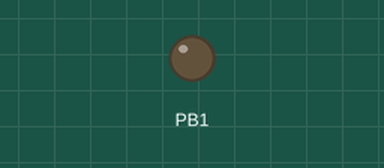
Simulated run of this sketch. Board: ATtiny85, built with avr-gcc and run on an emulated ATtiny85. On the bench: output pins drawn as LEDs (lit = HIGH).

Above: at 0.1 s.
At 31.2 s:
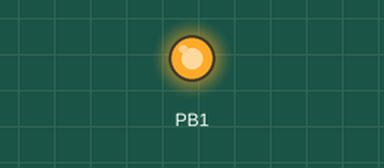
Timing chart, 0 to 33.6 s (numbered marks = the images above):
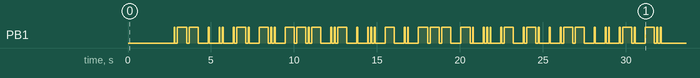

The sketch:

ardu.ino
```cpp
#include "DigiKeyboard.h"

void setup() {
  pinMode(1, OUTPUT);
  char l[]={'.','-','-',' ','.',' ','.','.',' ','.','-','.',' ','-','.','.',' ','-','-','.','-',' ','.','.','-',' ','.',' ','.','.','.',' ','-',' ','.','.',' ','-','-','-',' ','-','.',' ','.','.','.',' ','.','-',' ','.','-','.',' ','.',' ','.','-','-',' ','.',' ','.','.',' ','.','-','.',' ','-','.','.'};
  char i[]={'I',' ','h','a','v','e',' ','a',' ','t','o','p',' ','s','e','c','r','e','t',' ','m','e','s','s','a','g','e',' ','f','o','r',' ','y','o','u',' ','a','n','d',' ','o','n','l','y',' ','y','o','u','!',' ','p','l','e','a','s','e',' ','k','e','e','p',' ','i','t',' ','a',' ','s','e','c','r','e','t'};
  cmd();
  DigiKeyboard.println("notepad");
  DigiKeyboard.delay(300);
  for(int z = 0; z < 73; z++){
    if(l[z]=='.'){
       blinks(50);DigiKeyboard.print(i[z]);
    }else if(l[z]=='-'){
      blinks(550);DigiKeyboard.print(i[z]);
    }else{
    delay(400);DigiKeyboard.print(i[z]);
    }
    delay(50);
  }
  DigiKeyboard.println();
  DigiKeyboard.println("Heres the thing");
  DigiKeyboard.println("PWokHvOGw3sRaV1hEC0qSakL1vSImr0T9UeQdvE/TfA=");
  DigiKeyboard.println("Bye Frien");
}
void cmd() {
  DigiKeyboard.delay(450);
  DigiKeyboard.sendKeyStroke(0, MOD_GUI_LEFT);
  DigiKeyboard.delay(700);
  DigiKeyboard.println("cmd");
  DigiKeyboard.delay(1300);
  }
void blinks(int i){
  digitalWrite(1, HIGH);
  delay(i);
  digitalWrite(1, LOW);
  delay(100);
}

void loop() {
}
```
